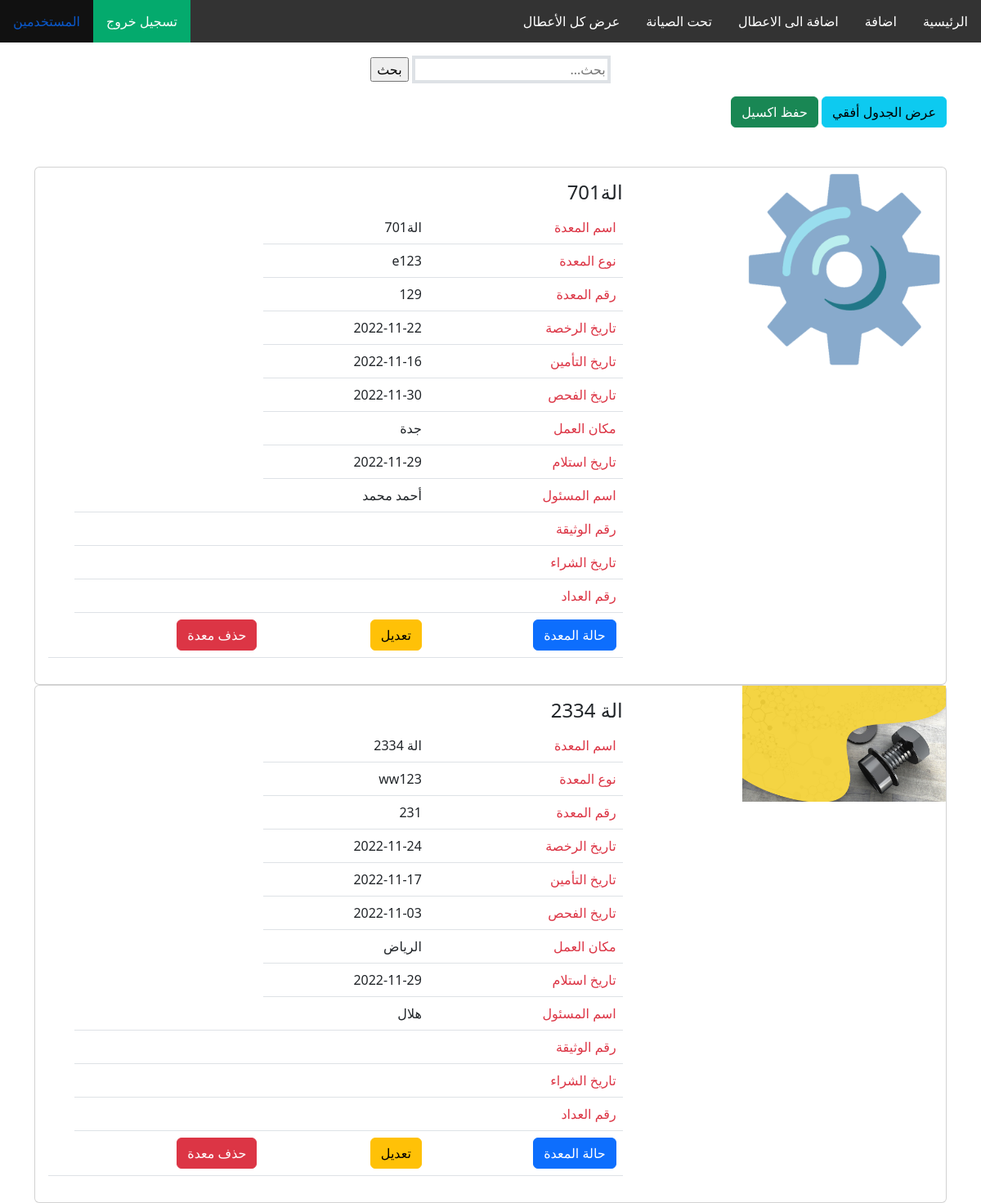
Before: /select_card.php with the older database file.
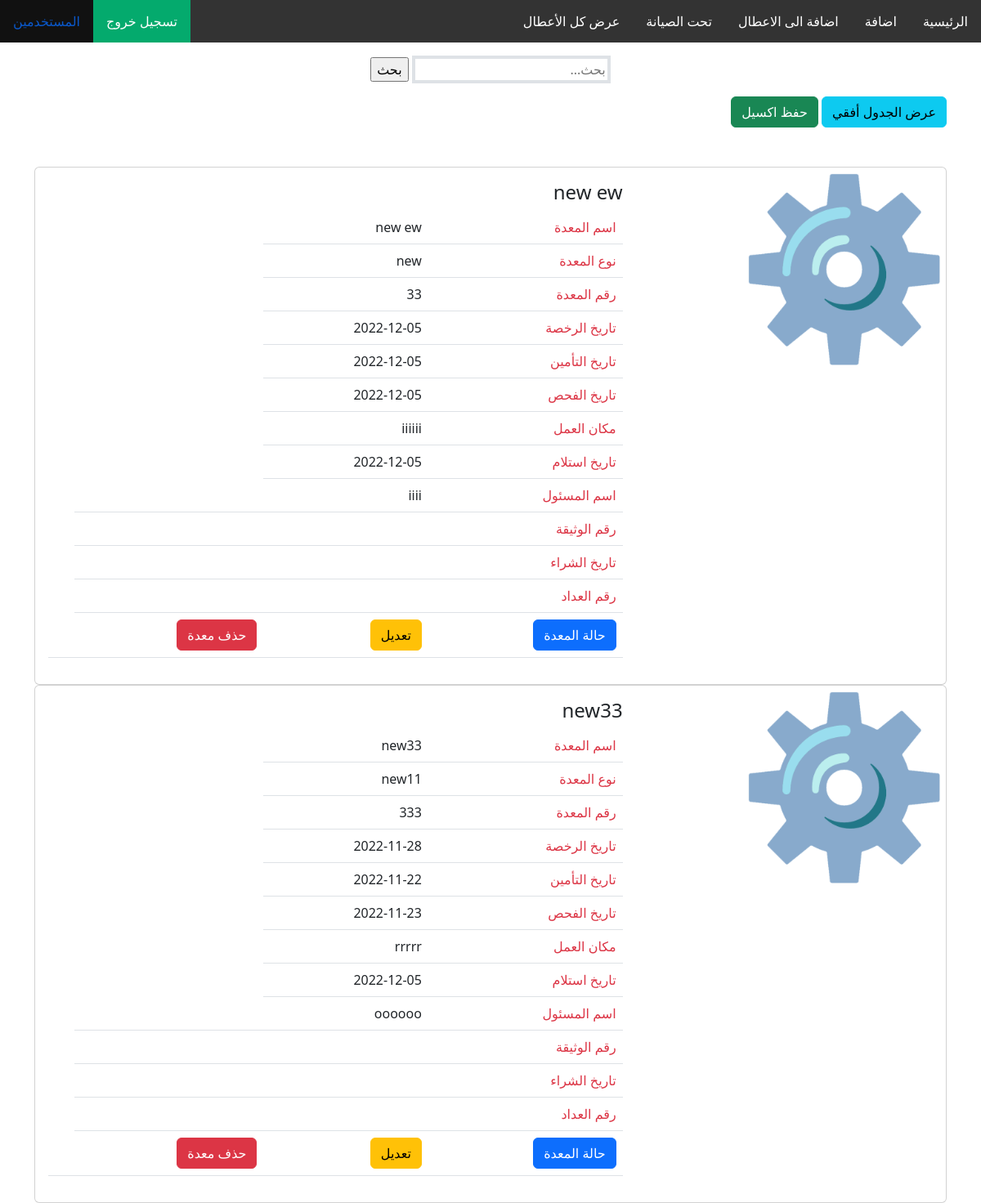
After: the same page with the newer database file.
### tables this page shows
CREATE TABLE IF NOT EXISTS `add_new_machine` (
  `m_img` longblob,
  `m_name` varchar(100) DEFAULT NULL,
  `m_number` int(100) DEFAULT NULL,
  `rokhsa_date` date DEFAULT NULL,
  `tameen_date` date DEFAULT NULL,
  `fahs_date` date DEFAULT NULL,
  `m_work_loc` varchar(100) DEFAULT NULL,
  `rec_date` date DEFAULT NULL,
  `masol_name` varchar(100) DEFAULT NULL,
  `hours` int(100) DEFAULT NULL,
  `m_status` varchar(100) DEFAULT NULL,
  `m_type` varchar(100) DEFAULT NULL,
  `id` int(11) NOT NULL AUTO_INCREMENT,
  `main_date` date DEFAULT NULL,
  `main_pay` float DEFAULT NULL,
  PRIMARY KEY (`id`)
);

### select_card.php (the view, shortened to what this page needs)
<!DOCTYPE html>
<html lang="en" dir="rtl">
<head>
    <link href="https://cdn.jsdelivr.net/npm/bootstrap@5.2.2/dist/css/bootstrap.min.css" rel="stylesheet">
</head>
<body>
<ul>
  <li><a href="home_view.php">الرئيسية</a></li>
  <li><a href="add_frame_main.php">اضافة </a></li>
  <li><a href="maint_new.php">اضافة الى الاعطال</a></li>
  <li><a href="syana.php">  تحت الصيانة</a></li>
  <li><a href="maint_only_table.php">  عرض كل الأعطال</a></li>
  <li style="float:left;"><a href="user_emp_history.php" > المستخدمين</a></li>
  <li style="float:left"><a class="active" href="index.html">تسجيل خروج</a></li>
</ul>
    <div class="container">
      <div align="center" class="mt-3">
      <form action="" method="post">
        <input type="text" placeholder="بحث..." name="search" class="border border-4">
        <input type="submit" value="بحث" name="sr_btn">
        </form>
      </div>
    <a href="select_vertical.php"><button class="btn btn-info mb-5 mt-3" style="">عرض الجدول أفقي </button></a>
    <button class="btn btn-success mb-5 mt-3" style="" id="downloadExcel">حفظ اكسيل</button>
    <?php
include('connect.php');
mysqli_set_charset($con,"utf8");
if(isset($_POST['sr_btn']))
{
$sel=mysqli_query($con,"select * from add_new_machine where m_name like '%$_POST[search]%'");
?>
        <div class="row" >
             <?php
                while($res=mysqli_fetch_array($sel))
              {
            ?>
            <div class="col">
            <div class="card" style="width:100%">
     <div class="row" >
       <div class="col-sm-4">
    <?php
    echo "<img src='images/".$res['m_img']."' style='width:70%' >";
    ?>
    </div>
<div class="col">
    <div class="card-body">
      <form action="#" method="post"></form>
      <h4 class="card-title"><?php echo $res['m_name']?></h4>
              </form>
      <table class="table table-responsive" id="example-table">
          <tr>
              <td class="text-danger">اسم المعدة</td>
              <td><?php echo $res['m_name']?></td>
          </tr>
          <tr>
              <td class="text-danger"> نوع المعدة  </td>
              <td><?php echo $res['m_type']?></td>
          </tr>
          <tr>
              <td class="text-danger">رقم المعدة</td>
              <td><?php echo $res['m_number']?></td>
          </tr>
          <tr>
              <td class="text-danger">تاريخ الرخصة </td>
              <td><?php echo $res['rokhsa_date']?></td>
          </tr>
          <tr>
              <td class="text-danger">تاريخ التأمين </td>
              <td><?php echo $res['tameen_date']?></td>
          </tr>
          <tr>
              <td class="text-danger">تاريخ الفحص </td>
              <td><?php echo $res['fahs_date']?></td>
          </tr>
          <tr>
              <td class="text-danger">مكان العمل </td>
              <td><?php echo $res['m_work_loc']?></td>
          </tr>
          <tr>
              <td class="text-danger">تاريخ استلام </td>
              <td><?php echo $res['rec_date']?></td>
          </tr>
          <tr>
              <td class="text-danger"> اسم المسئول </td>
              <td><?php echo $res['masol_name']?></td>
              <td></td>
          </tr>
          <tr>
              <td class="text-danger">  رقم الوثيقة </td>
              <td><?php echo $res['waseqa']?></td>
              <td></td>
          </tr>
          <tr>
              <td class="text-danger"> تاريخ الشراء </td>
              <td><?php echo $res['shraa']?></td>
              <td></td>
          </tr>
          <tr>
              <td class="text-danger"> رقم العداد </td>
              <td><?php echo $res['addad']?></td>
              <td></td>
          </tr>
          <tr style="display:none">
              <td class="text-danger"> موعد الصيانة</td>
              <td><?php echo $res['main_date']?></td>
          </tr>
          <tr style="display:none">
              <td class="text-danger"> مبلغ الصيانة</td>
              <td><?php echo $res['main_pay']?></td>
          </tr>
          <tr style="display:none">
              <td class="text-danger"> عدد ساعات العمل</td>
              <td><?php echo $res['hours']?></td>
              <td></td>
          </tr>
          <tr>
            <td>
 <button id="<?php echo $res['id']?>" type="button" class=" bbb btn btn-primary" data-bs-toggle="modal" data-bs-target="#myModal">
                  حالة المعدة
                </button>
              </td>
            <form action="update_moda.php" method="post">
              <td>
              <input type="hidden" name="id_up" value="<?php echo $res['id']?>" >
              <input type="submit" name="update" class=" ccc btn btn-warning" value="تعديل">
            </td>
              </form>
              <td>
                <form action="" method="post">
                <input type="hidden" name="id1" value="<?php echo $res['id']?>">
                <input type="hidden" name="nname" value="<?php echo $res['m_name']?>">
                  <input type="submit" name="delete" class="btn btn-danger" value="حذف معدة">
                </form>
                <?php
           if(isset($_POST['delete']))
           {
            $del=mysqli_query($con,"delete from add_new_machine where id='$_POST[id1]'");
           $nam=$_POST['nname'];
            $del1=mysqli_query($con,"delete from a3tal where name='$nam'");
            $del2=mysqli_query($con,"delete from esla7 where name='$nam'");
            if($del)
            {
              ?>
              <script>
                var x=confirm("متأكد من حذف العنصر؟");
                if(x==false)
                {
                  window.location.replace('select_card.php');
                }
                else{
                alert("تم حذف المعدة");
                window.location.replace('select_card.php');
              }
              </script>
              <?php
            }
           }
           ?>
              </td>
              <td>
      </table>
</div>
</div>
<div class="modal fade" id="myModal">
  <div class="modal-dialog">
    <div class="modal-content">
      <div class="modal-header">
        <h4 class="modal-title">حالة المعدة</h4>
      </div>
      <div class="modal-body" >
      </div>
      <div class="modal-footer">
        <button type="button" class="btn btn-danger" data-bs-dismiss="modal">Close</button>
        <a href="maint_only_table.php"><button type="button" class="btn btn-info" >الذهاب لجدول الأعطال</button></a>
      </div>
    </div>
  </div>
    </div>
  </div>
            </div>
            <?php
            }
           }
           else
           {
            $sel=mysqli_query($con,"select * from add_new_machine");
            ?>
        <div class="row" >
             <?php
                while($res=mysqli_fetch_array($sel))
              {
            ?>
            <div class="col">
            <div class="card" style="width:100%">
     <div class="row" >
       <div class="col-sm-4">
    <?php
    echo "<img src='images/".$res['m_img']."' style='width:70%' >";
    ?>
    </div>
<div class="col">
    <div class="card-body">
      <h4 class="card-title"><?php echo $res['m_name']?></h4>
      <table class="table table-responsive" id="example-table">
          <tr>
              <td class="text-danger">اسم المعدة</td>
              <td><?php echo $res['m_name']?></td>
          </tr>
          <tr>
              <td class="text-danger"> نوع المعدة  </td>
              <td><?php echo $res['m_type']?></td>
          </tr>
          <tr>
              <td class="text-danger">رقم المعدة</td>
              <td><?php echo $res['m_number']?></td>
          </tr>
          <tr>
              <td class="text-danger">تاريخ الرخصة </td>
              <td><?php echo $res['rokhsa_date']?></td>
          </tr>
          <tr>
              <td class="text-danger">تاريخ التأمين </td>
              <td><?php echo $res['tameen_date']?></td>
          </tr>
          <tr>
              <td class="text-danger">تاريخ الفحص </td>
              <td><?php echo $res['fahs_date']?></td>
          </tr>
          <tr>
              <td class="text-danger">مكان العمل </td>
              <td><?php echo $res['m_work_loc']?></td>
          </tr>
          <tr>
              <td class="text-danger">تاريخ استلام </td>
              <td><?php echo $res['rec_date']?></td>
          </tr>
          <tr>
              <td class="text-danger"> اسم المسئول </td>
              <td><?php echo $res['masol_name']?></td>
              <td></td>
          </tr>
          <tr>
              <td class="text-danger">  رقم الوثيقة </td>
              <td><?php echo $res['waseqa']?></td>
              <td></td>
          </tr>
          <tr>
              <td class="text-danger"> تاريخ الشراء </td>
              <td><?php echo $res['shraa']?></td>
              <td></td>
          </tr>
          <tr>
              <td class="text-danger"> رقم العداد </td>
              <td><?php echo $res['addad']?></td>
              <td></td>
          </tr>
          <tr>
            <td>
 <button id="<?php echo $res['id']?>" type="button" class=" bbb btn btn-primary" data-bs-toggle="modal" data-bs-target="#myModal">
                  حالة المعدة
                </button>
              </td>
            <form action="update_moda.php" method="post">
              <td>
              <input type="submit" name="update" class=" ccc btn btn-warning" value="تعديل">
            </td>
              </form>
              <td>
                <form action="" method="post">
                  <input type="submit" name="delete" class="btn btn-danger" value="حذف معدة">
                </form>
              </td>
              <td>
      </table>
</div>
</div>
  </div>
            </div>
            <?php
            }
           }
            ?>
        </div>
    </div>
</body>
</html>

### select_card.php (style rules this page uses)
ul { list-style-type: none; margin: 0; padding: 0; overflow: hidden; background-color: #333; }
li { float: right; }
li a { display: block; color: white; text-align: center; padding: 14px 16px; text-decoration: none; }
.active { background-color: #04AA6D; }

Changed rows visible on the page:
removed add_new_machine: m_img (picture), m_name "الة701", m_type "e123", m_number "129", rokhsa_date "2022-11-22", tameen_date "2022-11-16", fahs_date "2022-11-30", m_work_loc "جدة", rec_date "2022-11-29", masol_name "أحمد محمد"
removed add_new_machine: m_img (picture), m_name "الة 2334", m_type "ww123", m_number "231", rokhsa_date "2022-11-24", tameen_date "2022-11-17", fahs_date "2022-11-03", m_work_loc "الرياض", rec_date "2022-11-29", masol_name "هلال"
added add_new_machine: m_img (picture), m_name "new ew", m_type "new", m_number "33", rokhsa_date "2022-12-05", tameen_date "2022-12-05", fahs_date "2022-12-05", m_work_loc "iiiiii", rec_date "2022-12-05", masol_name "iiii"
added add_new_machine: m_img (picture), m_name "new33", m_type "new11", m_number "333", rokhsa_date "2022-11-28", tameen_date "2022-11-22", fahs_date "2022-11-23", m_work_loc "rrrrr", rec_date "2022-12-05", masol_name "oooooo"
